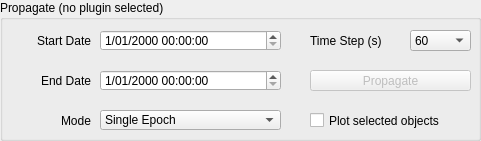
   <widget class="QGroupBox" name="grpPropagate">
    <property name="enabled">
     <bool>true</bool>
    </property>
    <property name="geometry">
     <rect>
      <x>10</x>
      <y>630</y>
      <width>481</width>
      <height>141</height>
     </rect>
    </property>
    <property name="title">
     <string>Propagate (no plugin selected)</string>
    </property>
    <widget class="QDateTimeEdit" name="dtStartTime">
     <property name="geometry">
      <rect>
       <x>100</x>
       <y>30</y>
       <width>181</width>
       <height>21</height>
      </rect>
     </property>
     <property name="toolTip">
      <string>Date and time of the start of this scenario.</string>
     </property>
     <property name="time">
      <time>
       <hour>0</hour>
       <minute>0</minute>
       <second>0</second>
      </time>
     </property>
     <property name="displayFormat">
      <string>d/MM/yyyy HH:mm:ss</string>
     </property>
    </widget>
    <widget class="QComboBox" name="cmbDeltaT">
     <property name="geometry">
      <rect>
       <x>410</x>
       <y>30</y>
       <width>61</width>
       <height>21</height>
      </rect>
     </property>
     <property name="toolTip">
      <string>Number of seconds between propagation steps.</string>
     </property>
     <property name="currentIndex">
      <number>3</number>
     </property>
     <item>
      <property name="text">
       <string>1</string>
      </property>
     </item>
     <item>
      <property name="text">
       <string>10</string>
      </property>
     </item>
     <item>
      <property name="text">
       <string>30</string>
      </property>
     </item>
     <item>
      <property name="text">
       <string>60</string>
      </property>
     </item>
     <item>
      <property name="text">
       <string>90</string>
      </property>
     </item>
     <item>
      <property name="text">
       <string>120</string>
      </property>
     </item>
     <item>
      <property name="text">
       <string>180</string>
      </property>
     </item>
     <item>
      <property name="text">
       <string>200</string>
      </property>
     </item>
     <item>
      <property name="text">
       <string>240</string>
      </property>
     </item>
     <item>
      <property name="text">
       <string>300</string>
      </property>
     </item>
     <item>
      <property name="text">
       <string>360</string>
      </property>
     </item>
     <item>
      <property name="text">
       <string>420</string>
      </property>
     </item>
     <item>
      <property name="text">
       <string>480</string>
      </property>
     </item>
     <item>
      <property name="text">
       <string>540</string>
      </property>
     </item>
     <item>
      <property name="text">
       <string>600</string>
      </property>
     </item>
    </widget>
    <widget class="QLabel" name="label_26">
     <property name="geometry">
      <rect>
       <x>20</x>
       <y>70</y>
       <width>71</width>
       <height>21</height>
      </rect>
     </property>
     <property name="text">
      <string>End Date</string>
     </property>
     <property name="alignment">
      <set>Qt::AlignRight|Qt::AlignTrailing|Qt::AlignVCenter</set>
     </property>
    </widget>
    <widget class="QLabel" name="label_27">
     <property name="geometry">
      <rect>
       <x>20</x>
       <y>30</y>
       <width>71</width>
       <height>21</height>
      </rect>
     </property>
     <property name="text">
      <string>Start Date</string>
     </property>
     <property name="alignment">
      <set>Qt::AlignRight|Qt::AlignTrailing|Qt::AlignVCenter</set>
     </property>
    </widget>
    <widget class="QDateTimeEdit" name="dtEndTime">
     <property name="geometry">
      <rect>
       <x>100</x>
       <y>70</y>
       <width>181</width>
       <height>21</height>
      </rect>
     </property>
     <property name="toolTip">
      <string>Date and time of the end of this scenario.</string>
     </property>
     <property name="displayFormat">
      <string>d/MM/yyyy HH:mm:ss</string>
     </property>
    </widget>
    <widget class="QPushButton" name="btnPropagate">
     <property name="enabled">
      <bool>false</bool>
     </property>
     <property name="geometry">
      <rect>
       <x>310</x>
       <y>70</y>
       <width>161</width>
       <height>21</height>
      </rect>
     </property>
     <property name="text">
      <string>Propagate</string>
     </property>
    </widget>
    <widget class="QLabel" name="label_28">
     <property name="geometry">
      <rect>
       <x>310</x>
       <y>30</y>
       <width>91</width>
       <height>21</height>
      </rect>
     </property>
     <property name="text">
      <string>Time Step (s)</string>
     </property>
    </widget>
    <widget class="QComboBox" name="cmbPropagatorMode">
     <property name="geometry">
      <rect>
       <x>100</x>
       <y>110</y>
       <width>181</width>
       <height>20</height>
      </rect>
     </property>
     <item>
      <property name="text">
       <string>Single Epoch</string>
      </property>
     </item>
     <item>
      <property name="text">
       <string>Individual Epochs</string>
      </property>
     </item>
    </widget>
    <widget class="QLabel" name="label_29">
     <property name="geometry">
      <rect>
       <x>20</x>
       <y>110</y>
       <width>71</width>
       <height>21</height>
      </rect>
     </property>
     <property name="text">
      <string>Mode</string>
     </property>
     <property name="alignment">
      <set>Qt::AlignRight|Qt::AlignTrailing|Qt::AlignVCenter</set>
     </property>
    </widget>
    <widget class="QCheckBox" name="chkPlot">
     <property name="geometry">
      <rect>
       <x>310</x>
       <y>110</y>
       <width>161</width>
       <height>21</height>
      </rect>
     </property>
     <property name="text">
      <string>Plot selected objects</string>
     </property>
    </widget>
   </widget>
